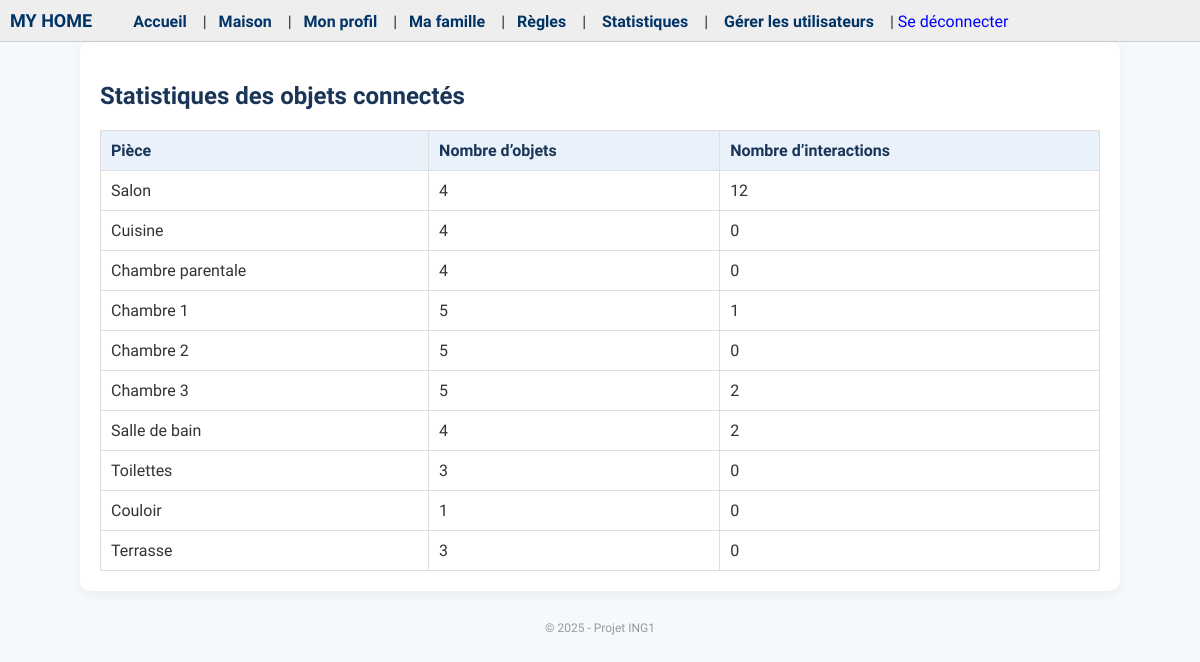
Page /statistiques/ (signed in) on the committed database.
### objets/models.py (models this page shows, shortened)
class Piece(models.Model):
    nom = models.CharField(max_length=100)

### objets/views.py (the view)
# urls.py: path('statistiques/', views.statistiques_view, name='statistiques'),
@login_required
def statistiques_view(request):
    user = request.user
    if user.niveau not in ["avancé", "expert"]:
        return redirect('maison')
    stats = []
    for piece in Piece.objects.all():
        nb_objets = piece.objets.count()
        nb_interactions = Interaction.objects.filter(objet__piece=piece).count()
        stats.append({
            'piece': piece.nom,
            'nb_objets': nb_objets,
            'nb_interactions': nb_interactions
        })
    return render(request, 'statistiques.html', {'stats': stats})

### templates/statistiques.html (shortened to what this page needs)
{% extends 'base.html' %}
{% block content %}
  <h2>Statistiques des objets connectés</h2>
  <table border="1" cellpadding="8">
    <tr>
      <th>Pièce</th>
      <th>Nombre d’objets</th>
      <th>Nombre d’interactions</th>
    </tr>
    {% for ligne in stats %}
    <tr>
      <td>{{ ligne.piece }}</td>
      <td>{{ ligne.nb_objets }}</td>
      <td>{{ ligne.nb_interactions }}</td>
    </tr>
    {% endfor %}
  </table>
{% endblock %}

### static/style.css (style rules this page uses)
body { font-family: 'Oswald', sans-serif; background-color: #F5F8FC; color: #333; margin: 0; padding: 0; }
h1, h2, h3 { color: #1A3557; margin-bottom: 10px; }
table { width: 100%; border-collapse: collapse; margin-top: 20px; }
th, td { padding: 10px; border: 1px solid #ddd; text-align: left; }
th { background-color: #e9f1fa; color: #1A3557; font-weight: bold; }

### rows in the picture
Piece: piece "Salon"
Piece: piece "Cuisine"
Piece: piece "Chambre parentale"
Piece: piece "Chambre 1"
Piece: piece "Chambre 2"
Piece: piece "Chambre 3"
Piece: piece "Salle de bain"
Piece: piece "Toilettes"
Piece: piece "Couloir"
Piece: piece "Terrasse"

### other values in the picture
{{ ligne.nb_objets }} "4" "4" "4" "5" "5" "5" "4" "3" "1" "3"
{{ ligne.nb_interactions }} "12" "0" "0" "1" "0" "2" "2" "0" "0" "0"
